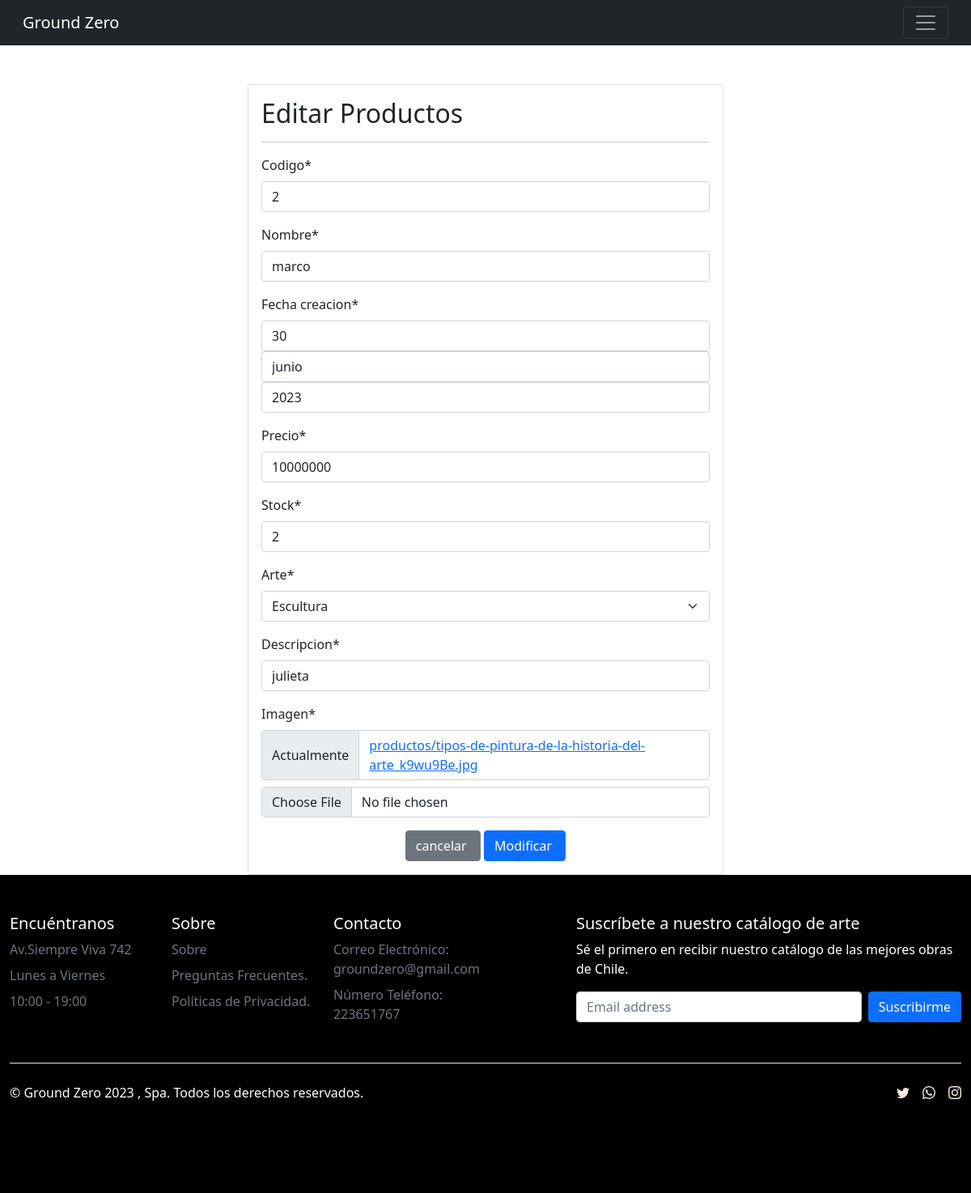
The page /modificar-producto/2/ on the database its author committed.
### app/models.py (models this page shows, shortened)
class Producto(models.Model):
    codigo = models.CharField(max_length=10)
    nombre = models.CharField(max_length=50 )
    fecha_creacion = models.DateField()
    precio = models.IntegerField()
    stock = models.IntegerField()
    arte = models.ForeignKey(Arte, on_delete=models.PROTECT)
    descripcion = models.CharField(max_length=42)
    imagen = models.ImageField(upload_to="productos", null=True)

class Arte(models.Model):
    nombre = models.CharField(max_length=20)
    def __str__(self):
        return self.nombre

### app/views.py (the view, shortened to what this page needs)
# urls.py: path('modificar-producto/<id>/', modificar_producto, name="modificar_producto"),
def modificar_producto(request, id):
    producto = get_object_or_404(Producto, id=id)
    data = {
        'form': ProductoForm(instance=producto)
    }
    return render(request, 'app/producto/modificar.html', data)

### app/forms.py
class ProductoForm(forms.ModelForm):
    class Meta:
        model = Producto
        fields = '__all__'
        widgets ={
            "fecha_creacion":forms.SelectDateWidget()
        }

### app/templates/app/producto/modificar.html (shortened to what this page needs)
{% load static %}
{% load crispy_forms_tags %}
<!doctype html>
<html lang="en">
<head>
    <link rel="stylesheet" href="https://cdn.jsdelivr.net/npm/bootstrap-icons@1.10.5/font/bootstrap-icons.css">
    <link rel="stylesheet" href="https://stackpath.bootstrapcdn.com/bootstrap/4.5.2/css/bootstrap.min.css">
    <link href="https://cdn.jsdelivr.net/npm/bootstrap@5.1.3/dist/css/bootstrap.min.css" rel="stylesheet"
>
    {% block css %}
    <link rel="stylesheet" href="{% static 'app/css/style.css' %}">
    {% endblock  %}
</head>
<body>
    <header>
        <nav class="navbar navbar-dark bg-dark">
            <div class="container-fluid">
                <a class="navbar-brand" href="{% url 'index' %}">Ground Zero</a>
                <button class="navbar-toggler" type="button" data-bs-toggle="collapse"
                    data-bs-target="#navbarSupportedContent" aria-controls="navbarSupportedContent"
                    aria-expanded="false" aria-label="Toggle navigation">
                    <span class="navbar-toggler-icon"></span>
                </button>
            </div>
        </nav>
    </header>
    <br><br>
    <div class="row">
        <div class="col-12 col-md-6 offset-md-3">
            <div class="card">
                <div class="card-body">
                    <h2>Editar Productos</h2>
                    <hr>
                    <form action="" method="post" enctype="multipart/form-data">
                        {{ form | crispy }}
                        <div class="d-flex justify-content-center">
                            <input type="reset" value="cancelar " class="btn btn-secondary">
                            <input type="submit" value="Modificar " class="btn btn-primary">
                        </div>
                    </form>
                </div>
            </div>
        </div>
    </div>
    <footer>
        <div class="container-fluid" style="background-color: black;">
            <footer class="py-5">
                <div class="row">
                    <div class="col-6 col-md-2 mb-3">
                        <h5>Encuéntranos</h5>
                        <ul class="nav flex-column">
                            <li class="nav-item mb-2"><a href="#" class="nav-link p-0 text-muted">Av.Siempre Viva
                                    742</a></li>
                            <li class="nav-item mb-2"><a href="#" class="nav-link p-0 text-muted">Lunes a
                                    Viernes</a></li>
                            <li class="nav-item mb-2"><a href="#" class="nav-link p-0 text-muted">10:00 - 19:00</a>
                            </li>
                        </ul>
                    </div>
                    <div class="col-6 col-md-2 mb-3">
                        <h5>Sobre</h5>
                        <ul class="nav flex-column">
                            <li class="nav-item mb-2"><a href="#" class="nav-link p-0 text-muted">Sobre</a></li>
                            <li class="nav-item mb-2"><a href="#" class="nav-link p-0 text-muted">Preguntas
                                    Frecuentes.</a></li>
                            <li class="nav-item mb-2"><a href="#" class="nav-link p-0 text-muted">Políticas de
                                    Privacidad.</a></li>
                        </ul>
                    </div>
                    <div class="col-6 col-md-2 mb-3">
                        <h5>Contacto</h5>
                        <ul class="nav flex-column">
                            <li class="nav-item mb-2"><a href="#" class="nav-link p-0 text-muted">Correo Electrónico:
                                    groundzero@gmail.com</a></li>
                            <li class="nav-item mb-2"><a href="#" class="nav-link p-0 text-muted">Número Teléfono:
                                    223651767</a></li>
                        </ul>
                    </div>
                    <div class="col-md-5 offset-md-1 mb-3">
                        <form>
                            <h5>Suscríbete a nuestro catálogo de arte</h5>
                            <p style="color:#fff ;">Sé el primero en recibir nuestro catálogo de las mejores obras
                                de Chile.</p>
                            <div class="d-flex flex-column flex-sm-row w-100 gap-2">
                                <input id="newsletter1" type="text" class="form-control" placeholder="Email address">
                                <button class="btn btn-primary" type="button">Suscribirme</button>
                            </div>
                        </form>
                    </div>
                </div>
                <div class="d-flex flex-column flex-sm-row justify-content-between py-4 my-4 border-top">
                    <p style="color: #fff;">© Ground Zero 2023 , Spa. Todos los derechos reservados.</p>
                    <ul class="list-unstyled d-flex">
                        <li class="ms-3"><a class="link-dark" href="#">
                                <i class="bi bi-twitter" style="color: antiquewhite;"></i></a></li>
                        <li class="ms-3"><a class="link-dark" href="#"><i class="bi bi-whatsapp"
                                    style="color: antiquewhite;"></i></a></li>
                        <li class="ms-3"><a class="link-dark" href="#"><i class="bi bi-instagram"
                                    style="color: antiquewhite;"></i></a></li>
                    </ul>
                </div>
            </footer>
</body>
</html>

### app/static/app/css/style.css (style rules this page uses)
h5 { color:#ffffff; }

### rows shown on the page
Producto: codigo "2", nombre "marco", precio "10000000", stock "2", arte "Escultura", descripcion "julieta"
